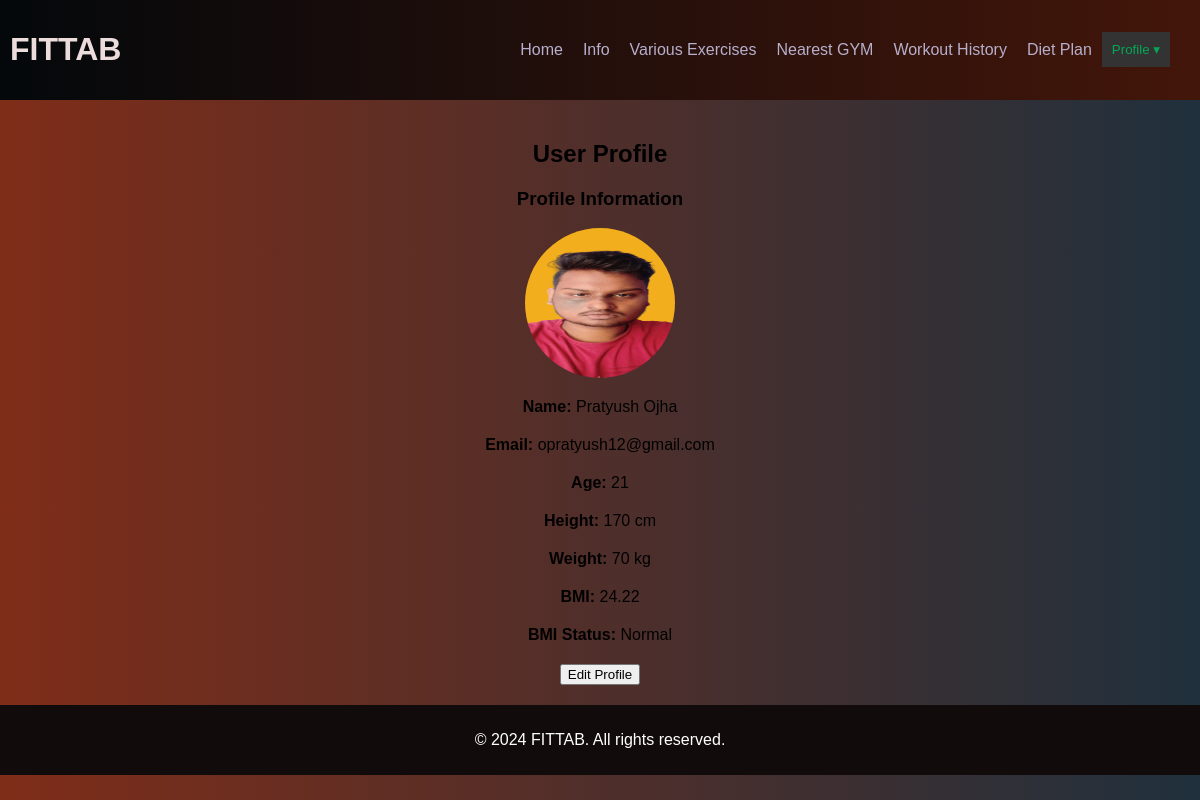
Screenshot of /profile (signed in) with the database file from the repository.
### app.py (models this page shows, shortened)
class User(db.Model):
    id = db.Column(db.Integer, primary_key=True, autoincrement=True)
    name = db.Column(db.String(100), nullable=False)
    email = db.Column(db.String(100), nullable=False, unique=True)
    password = db.Column(db.String(500), nullable=False)
    age = db.Column(db.Integer, nullable=False)
    height = db.Column(db.Integer, nullable=False)
    weight = db.Column(db.Integer, nullable=False)
    profile_picture = db.Column(db.String(100), nullable=True)

### app.py (the view)
@app.route('/profile')
def profile():
    if 'user_id' in session:
        user = User.query.filter_by(id=session['user_id']).first()
        return render_template('profile.html', user=user)
    else:
        return redirect(url_for('index'))

### templates/profile.html (shortened to what this page needs)
<!DOCTYPE html>
<html lang="en">
<head>
    <link rel="stylesheet" href="{{ url_for('static', filename='style_profile.css') }}">
</head>
<body>
    <header>
        <h1>FITTAB</h1>
        <nav>
            <a href="{{ url_for('info') }}">Home</a>
            <a href="#">Info</a>
            <a href="{{ url_for('exercise') }}">Various Exercises</a>
            <a href="{{ url_for('nearest_gym') }}">Nearest GYM</a>
            <a href="{{ url_for('workouts') }}">Workout History</a>
            <a href="/diet">Diet Plan</a>
            <div class="profile-dropdown">
                <button class="profile-button">Profile &#9662;</button>
            </div>
        </nav>
    </header>
    <div class="content">
        <h2>User Profile</h2>
        {% if user %}
        <div id="profile-display">
            <h3>Profile Information</h3>
            {% if user.profile_picture %}
                <img src="{{ url_for('static', filename='uploads/' ~ user.profile_picture) }}" alt="Profile Picture" style="width: 150px; height: 150px; border-radius: 50%;">
            {% endif %}
            <p><strong>Name:</strong> {{ user.name }}</p>
            <p><strong>Email:</strong> {{ user.email }}</p>
            <p><strong>Age:</strong> {{ user.age }}</p>
            <p><strong>Height:</strong> {{ user.height }} cm</p>
            <p><strong>Weight:</strong> {{ user.weight }} kg</p>
            <p><strong>BMI:</strong>
                {% set bmi = (user.weight / ((user.height / 100) ** 2)) | round(2) %}
                {{ bmi }}
            </p>
            <p><strong>BMI Status:</strong>
                {% if bmi < 19 %}
                    Underweight
                {% elif bmi >= 19 and bmi <= 25 %}
                    Normal
                {% else %}
                    Overweight
                {% endif %}
            </p>
            <button onclick="editProfile()">Edit Profile</button>
        </div>
        {% else %}
        <p>No user data available.</p>
        {% endif %}
    </div>
    <footer>
        <p>&copy; 2024 FITTAB. All rights reserved.</p>
    </footer>
</body>
</html>

### static/style_profile.css (style rules this page uses)
html, body { background: linear-gradient(to right, #7f2d18, #20303d); font-family: Arial, sans-serif; margin: 0; padding: 0; }
header { background: linear-gradient(to left, #43160a, #04080b); color: #eddcdc; padding: 10px; text-align: center; display: flex; justify-content: space-between; align-items: center; }
nav { display: flex; align-items: center; list-style-type: none; margin: 0; padding: 0; }
nav a { color: #b7afcb; text-decoration: none; padding: 10px; }
.profile-dropdown { position: relative; display: inline-block; margin-right: 20px; }
.profile-button { background-color: #333; color: #06a656; border: none; cursor: pointer; padding: 10px; }
.content { padding: 20px; text-align: center; }
.content p { text-align: center; margin-bottom: 20px; }
footer { background-color: #120b0b; color: #fff; text-align: center; padding: 10px; }

### rows the page displays
User: profile_picture (picture), name "Pratyush Ojha", email "opratyush12@gmail.com", age "21", height "170", weight "70"

### other values shown
{{ bmi }} "24.22"
